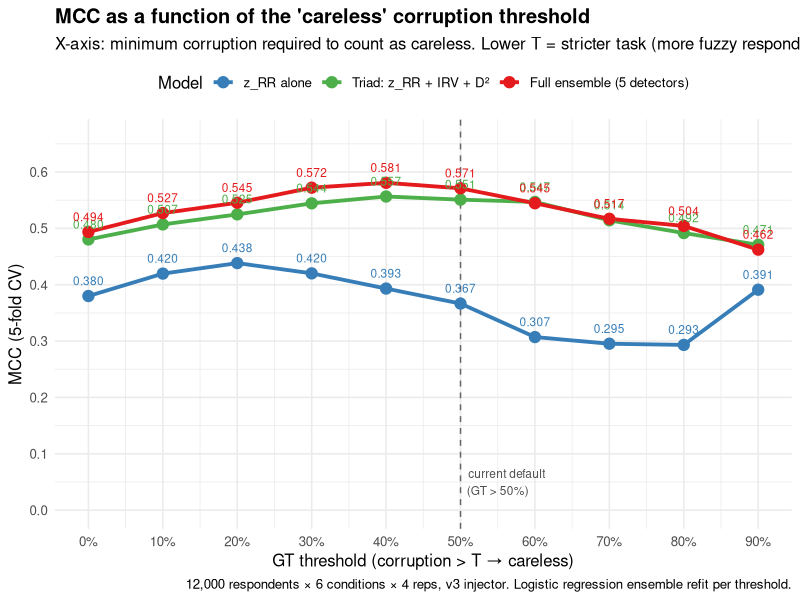

Here is the R script that generated this plot:
# Plot: MCC of the ensemble as a function of the GT cutoff
# (i.e., what corruption level we call "truly careless").

suppressPackageStartupMessages({
  library(dplyr); library(ggplot2); library(tidyr)
})

df <- read.csv("sim_ensemble_scores.csv", stringsAsFactors = FALSE)

# Define a range of GT thresholds
thresholds <- seq(0, 0.9, 0.1)

# 5-fold CV, each model refit per threshold (so the ensemble is optimized for
# each definition of "careless")
set.seed(42)
folds <- sample(seq_len(5), nrow(df), replace = TRUE)

compute_mcc <- function(flag, truth) {
  TP <- sum(flag & truth); TN <- sum(!flag & !truth)
  FP <- sum(flag & !truth); FN <- sum(!flag & truth)
  den <- sqrt(as.numeric(TP+FP)*(TP+FN)*(TN+FP)*(TN+FN))
  if (den == 0) 0 else (TP*TN - FP*FN) / den
}

results <- data.frame()

for (T in thresholds) {
  df$gt <- (df$pattern != "clean") & (df$corruption > T)
  n_pos <- sum(df$gt); n_neg <- sum(!df$gt)
  if (n_pos < 50 || n_neg < 50) next  # skip degenerate

  # Ensemble (all 5 detectors)
  preds_ens <- numeric(nrow(df))
  for (f in unique(folds)) {
    tr <- folds != f; te <- folds == f
    mod <- tryCatch(
      glm(gt ~ z_rr + irv + longstring + d2 + person_tot,
          data = df[tr, ], family = binomial),
      error = function(e) NULL
    )
    if (is.null(mod)) { preds_ens[te] <- 0.5; next }
    preds_ens[te] <- predict(mod, newdata = df[te, ], type = "response")
  }
  flag_ens <- preds_ens > 0.5

  # z_RR alone
  preds_zrr <- numeric(nrow(df))
  for (f in unique(folds)) {
    tr <- folds != f; te <- folds == f
    mod <- glm(gt ~ z_rr, data = df[tr, ], family = binomial)
    preds_zrr[te] <- predict(mod, newdata = df[te, ], type = "response")
  }
  flag_zrr <- preds_zrr > 0.5

  # Triad: z_rr + irv + d2
  preds_triad <- numeric(nrow(df))
  for (f in unique(folds)) {
    tr <- folds != f; te <- folds == f
    mod <- tryCatch(
      glm(gt ~ z_rr + irv + d2, data = df[tr, ], family = binomial),
      error = function(e) NULL
    )
    if (is.null(mod)) { preds_triad[te] <- 0.5; next }
    preds_triad[te] <- predict(mod, newdata = df[te, ], type = "response")
  }
  flag_triad <- preds_triad > 0.5

  results <- rbind(results, data.frame(
    gt_threshold = T,
    n_positive = n_pos,
    n_negative = n_neg,
    mcc_zrr      = compute_mcc(flag_zrr,   df$gt),
    mcc_triad    = compute_mcc(flag_triad, df$gt),
    mcc_ensemble = compute_mcc(flag_ens,   df$gt)
  ))

  cat(sprintf("T=%.2f: n_pos=%d  zrr=%.3f  triad=%.3f  ensemble=%.3f\n",
              T, n_pos, results$mcc_zrr[nrow(results)],
              results$mcc_triad[nrow(results)],
              results$mcc_ensemble[nrow(results)]))
}

write.csv(results, "mcc_vs_gt_threshold.csv", row.names = FALSE)

# Plot
plot_df <- results %>%
  pivot_longer(cols = c(mcc_zrr, mcc_triad, mcc_ensemble),
               names_to = "model", values_to = "mcc") %>%
  mutate(model = recode(model,
                        "mcc_zrr"      = "z_RR alone",
                        "mcc_triad"    = "Triad: z_RR + IRV + D²",
                        "mcc_ensemble" = "Full ensemble (5 detectors)"),
         model = factor(model, levels = c("z_RR alone",
                                           "Triad: z_RR + IRV + D²",
                                           "Full ensemble (5 detectors)")))

p <- ggplot(plot_df, aes(x = gt_threshold, y = mcc,
                         color = model, group = model)) +
  geom_vline(xintercept = 0.5, linetype = "dashed", color = "grey40") +
  annotate("text", x = 0.5, y = 0.05,
           label = "current default\n(GT > 50%)",
           size = 3, color = "grey30", hjust = -0.1) +
  geom_line(linewidth = 1.3) +
  geom_point(size = 3.5) +
  geom_text(aes(label = sprintf("%.3f", mcc)),
            vjust = -1.2, size = 3, show.legend = FALSE) +
  scale_color_manual(values = c("z_RR alone" = "#377eb8",
                                 "Triad: z_RR + IRV + D²" = "#4daf4a",
                                 "Full ensemble (5 detectors)" = "#e41a1c"),
                     name = "Model") +
  scale_x_continuous(breaks = thresholds,
                     labels = scales::percent_format(accuracy = 1)) +
  scale_y_continuous(limits = c(0, max(plot_df$mcc) + 0.08),
                     breaks = seq(0, 1, 0.1)) +
  labs(
    title = "MCC as a function of the 'careless' corruption threshold",
    subtitle = "X-axis: minimum corruption required to count as careless. Lower T = stricter task (more fuzzy respondents included).",
    x = "GT threshold (corruption > T → careless)",
    y = "MCC (5-fold CV)",
    caption = "12,000 respondents × 6 conditions × 4 reps, v3 injector. Logistic regression ensemble refit per threshold."
  ) +
  theme_minimal(base_size = 12) +
  theme(legend.position = "top",
        plot.title = element_text(face = "bold"))

ggsave("plot_mcc_vs_gt_threshold.png", p,
       width = 12, height = 7, dpi = 150, bg = "white")
cat("\nSaved: plot_mcc_vs_gt_threshold.png\n")
cat("=== DONE ===\n")
